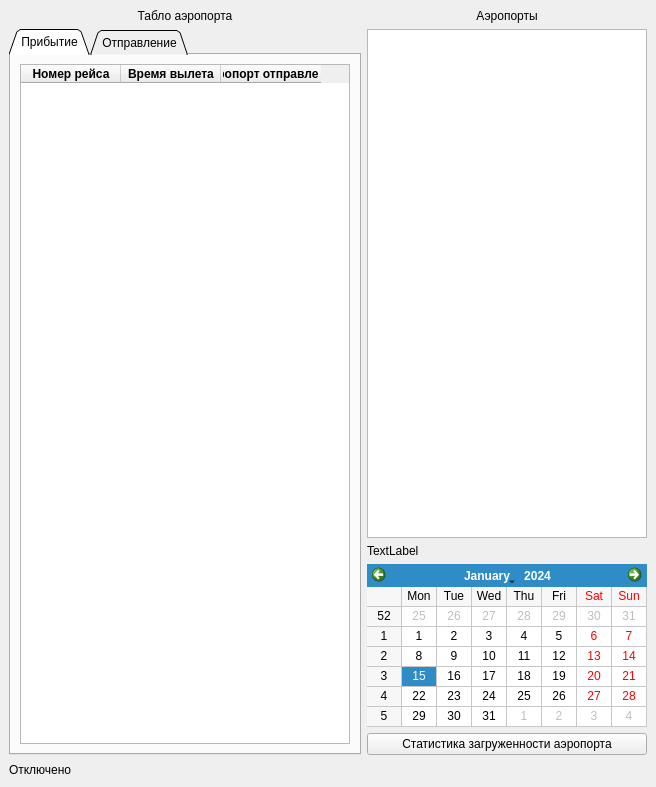
<?xml version="1.0" encoding="UTF-8"?>
<ui version="4.0">
 <class>AirportInspector</class>
 <widget class="QMainWindow" name="AirportInspector">
  <property name="geometry">
   <rect>
    <x>0</x>
    <y>0</y>
    <width>656</width>
    <height>787</height>
   </rect>
  </property>
  <property name="windowTitle">
   <string>Инспектор аэропортов</string>
  </property>
  <widget class="QWidget" name="centralwidget">
   <layout class="QGridLayout" name="gridLayout">
    <item row="0" column="0" colspan="2">
     <layout class="QVBoxLayout" name="verticalLayout_2">
      <item>
       <widget class="QLabel" name="label">
        <property name="text">
         <string>Табло аэропорта</string>
        </property>
        <property name="scaledContents">
         <bool>false</bool>
        </property>
        <property name="alignment">
         <set>Qt::AlignCenter</set>
        </property>
        <property name="wordWrap">
         <bool>false</bool>
        </property>
        <property name="openExternalLinks">
         <bool>false</bool>
        </property>
       </widget>
      </item>
      <item>
       <widget class="QTabWidget" name="tw_AirportScoreboard">
        <property name="minimumSize">
         <size>
          <width>348</width>
          <height>0</height>
         </size>
        </property>
        <property name="tabPosition">
         <enum>QTabWidget::North</enum>
        </property>
        <property name="tabShape">
         <enum>QTabWidget::Triangular</enum>
        </property>
        <property name="currentIndex">
         <number>0</number>
        </property>
        <widget class="QWidget" name="tb_Arrival">
         <attribute name="title">
          <string>Прибытие</string>
         </attribute>
         <layout class="QVBoxLayout" name="verticalLayout_4">
          <item>
           <widget class="QTableWidget" name="tw_Arrival">
            <property name="lineWidth">
             <number>1</number>
            </property>
            <property name="editTriggers">
             <set>QAbstractItemView::NoEditTriggers</set>
            </property>
            <property name="alternatingRowColors">
             <bool>true</bool>
            </property>
            <property name="showGrid">
             <bool>false</bool>
            </property>
            <property name="gridStyle">
             <enum>Qt::NoPen</enum>
            </property>
            <property name="wordWrap">
             <bool>false</bool>
            </property>
            <property name="cornerButtonEnabled">
             <bool>false</bool>
            </property>
            <property name="columnCount">
             <number>3</number>
            </property>
            <attribute name="horizontalHeaderMinimumSectionSize">
             <number>20</number>
            </attribute>
            <attribute name="horizontalHeaderDefaultSectionSize">
             <number>100</number>
            </attribute>
            <column>
             <property name="text">
              <string>Номер рейса</string>
             </property>
             <property name="font">
              <font>
               <bold>true</bold>
              </font>
             </property>
            </column>
            <column>
             <property name="text">
              <string>Время вылета</string>
             </property>
             <property name="font">
              <font>
               <bold>true</bold>
              </font>
             </property>
            </column>
            <column>
             <property name="text">
              <string>Аэропорт отправления</string>
             </property>
             <property name="font">
              <font>
               <bold>true</bold>
               <underline>false</underline>
              </font>
             </property>
            </column>
           </widget>
          </item>
         </layout>
        </widget>
        <widget class="QWidget" name="tb_Departure">
         <attribute name="title">
          <string>Отправление</string>
         </attribute>
         <layout class="QVBoxLayout" name="verticalLayout_3">
          <item>
           <widget class="QTableWidget" name="tw_Departure">
            <property name="lineWidth">
             <number>1</number>
            </property>
            <property name="editTriggers">
             <set>QAbstractItemView::NoEditTriggers</set>
            </property>
            <property name="alternatingRowColors">
             <bool>true</bool>
            </property>
            <property name="showGrid">
             <bool>false</bool>
            </property>
            <property name="gridStyle">
             <enum>Qt::NoPen</enum>
            </property>
            <property name="wordWrap">
             <bool>false</bool>
            </property>
            <property name="cornerButtonEnabled">
             <bool>false</bool>
            </property>
            <property name="columnCount">
             <number>3</number>
            </property>
            <column>
             <property name="text">
              <string>Номер рейса</string>
             </property>
             <property name="font">
              <font>
               <bold>true</bold>
              </font>
             </property>
            </column>
            <column>
             <property name="text">
              <string>Время вылета</string>
             </property>
             <property name="font">
              <font>
               <bold>true</bold>
              </font>
             </property>
            </column>
            <column>
             <property name="text">
              <string>Аэропорт назначения</string>
             </property>
             <property name="font">
              <font>
               <bold>true</bold>
               <underline>false</underline>
              </font>
             </property>
            </column>
           </widget>
          </item>
         </layout>
        </widget>
       </widget>
      </item>
     </layout>
    </item>
    <item row="0" column="2">
     <layout class="QVBoxLayout" name="verticalLayout">
      <item>
       <widget class="QLabel" name="label_2">
        <property name="text">
         <string>Аэропорты</string>
        </property>
        <property name="alignment">
         <set>Qt::AlignCenter</set>
        </property>
       </widget>
      </item>
      <item>
       <widget class="QListWidget" name="lw_Airport">
        <property name="maximumSize">
         <size>
          <width>280</width>
          <height>16777215</height>
         </size>
        </property>
        <property name="autoScroll">
         <bool>true</bool>
        </property>
        <property name="showDropIndicator" stdset="0">
         <bool>true</bool>
        </property>
       </widget>
      </item>
      <item>
       <widget class="QLabel" name="lb_Workload">
        <property name="text">
         <string>TextLabel</string>
        </property>
       </widget>
      </item>
      <item>
       <widget class="QCalendarWidget" name="calendarWidget">
        <property name="minimumSize">
         <size>
          <width>280</width>
          <height>163</height>
         </size>
        </property>
        <property name="maximumSize">
         <size>
          <width>280</width>
          <height>163</height>
         </size>
        </property>
        <property name="mouseTracking">
         <bool>true</bool>
        </property>
        <property name="tabletTracking">
         <bool>true</bool>
        </property>
        <property name="gridVisible">
         <bool>true</bool>
        </property>
        <property name="horizontalHeaderFormat">
         <enum>QCalendarWidget::ShortDayNames</enum>
        </property>
        <property name="verticalHeaderFormat">
         <enum>QCalendarWidget::ISOWeekNumbers</enum>
        </property>
        <property name="navigationBarVisible">
         <bool>true</bool>
        </property>
        <property name="dateEditEnabled">
         <bool>false</bool>
        </property>
       </widget>
      </item>
      <item>
       <widget class="QPushButton" name="pb_AirportCongestion">
        <property name="maximumSize">
         <size>
          <width>280</width>
          <height>16777215</height>
         </size>
        </property>
        <property name="text">
         <string>Статистика загруженности аэропорта</string>
        </property>
       </widget>
      </item>
     </layout>
    </item>
    <item row="1" column="0">
     <widget class="QLabel" name="lb_statusConnection">
      <property name="text">
       <string>Отключено</string>
      </property>
     </widget>
    </item>
    <item row="1" column="1" colspan="2">
     <spacer name="spacer_2">
      <property name="orientation">
       <enum>Qt::Horizontal</enum>
      </property>
      <property name="sizeHint" stdset="0">
       <size>
        <width>457</width>
        <height>17</height>
       </size>
      </property>
     </spacer>
    </item>
   </layout>
  </widget>
  <widget class="QMenuBar" name="menubar">
   <property name="geometry">
    <rect>
     <x>0</x>
     <y>0</y>
     <width>656</width>
     <height>21</height>
    </rect>
   </property>
   <property name="defaultUp">
    <bool>true</bool>
   </property>
  </widget>
 </widget>
 <resources/>
 <connections/>
</ui>
